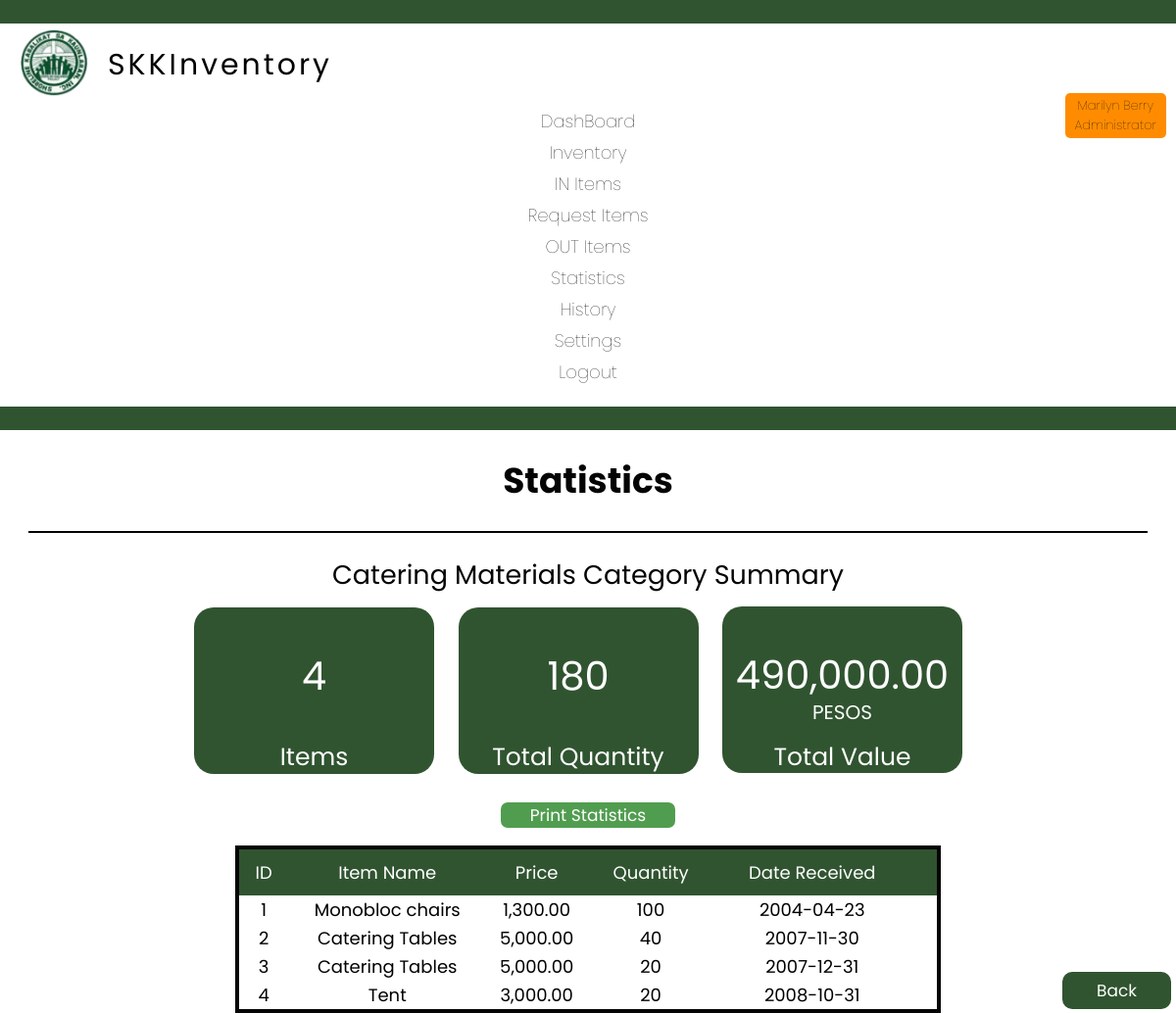
The app's page /statistics_category.php?category=Catering Materials (signed in), older data.
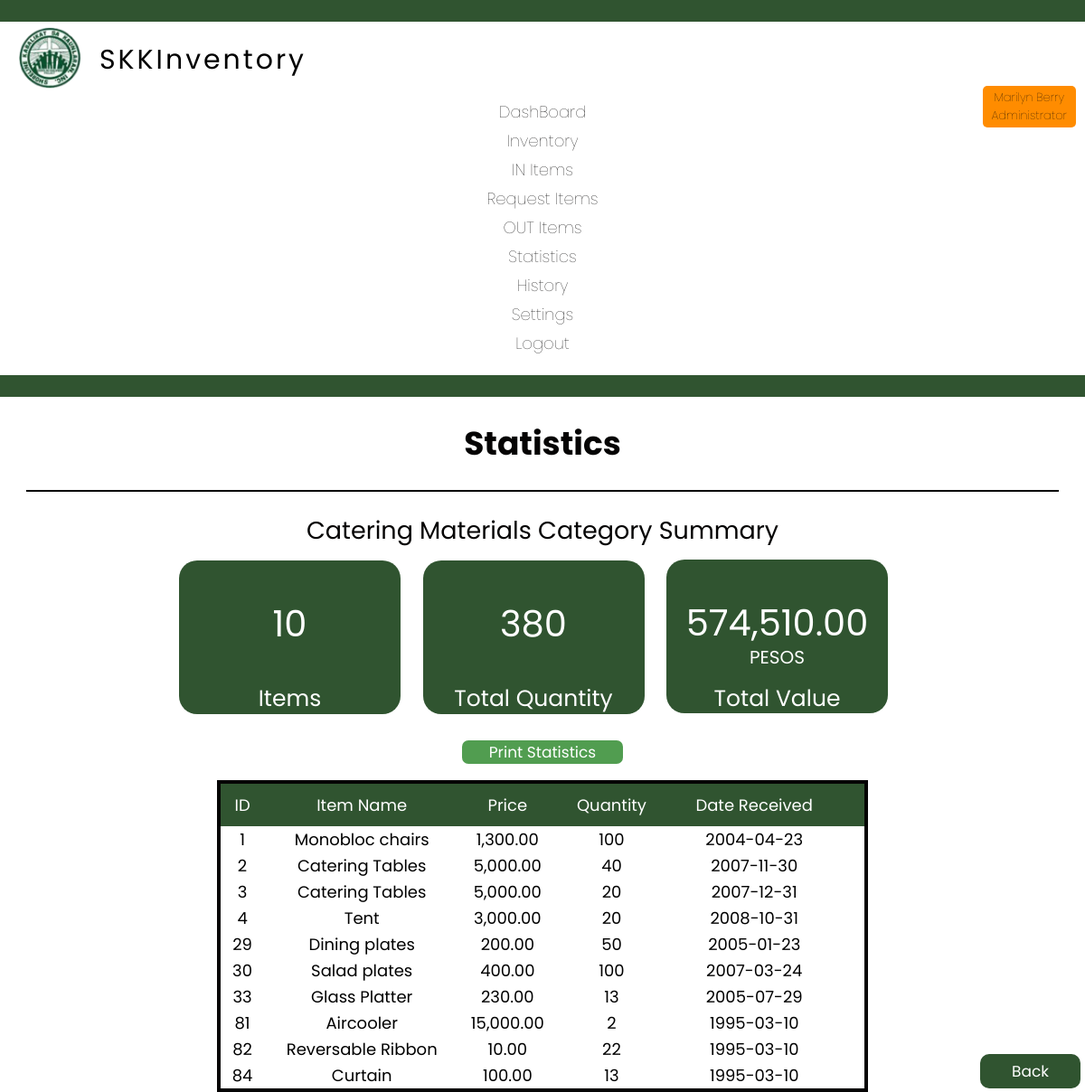
The same page, newer data.
### tables this page shows
CREATE TABLE `inventory` (
  `id` int(10) NOT NULL AUTO_INCREMENT,
  `product_name` varchar(100) NOT NULL,
  `category` varchar(30) NOT NULL,
  `price` int(20) NOT NULL,
  `unit` varchar(20) NOT NULL,
  `quantity` int(11) NOT NULL,
  `condition_new` int(10) NOT NULL,
  `condition_good` int(10) NOT NULL,
  `condition_bad` int(10) NOT NULL,
  `brand` varchar(50) NOT NULL,
  `color` varchar(20) NOT NULL,
  `size` varchar(20) NOT NULL,
  `shape` varchar(20) NOT NULL,
  `life` varchar(20) NOT NULL,
  `total` int(20) NOT NULL,
  `user` varchar(100) NOT NULL,
  `date` date NOT NULL,
  `building` int(20) NOT NULL,
  `floor` int(11) NOT NULL,
  `room` int(20) NOT NULL,
  `remarks` varchar(1000) NOT NULL,
  PRIMARY KEY (`id`)
);

### statistics_category.php (the view, shortened to what this page needs)
<?php
include 'connect.php';
if ($_SERVER["REQUEST_METHOD"] == "GET" && isset($_GET['category'])) {
    $category = $_GET['category'];
    $sql = "SELECT
    COUNT(DISTINCT id) AS 'Total Number of ID',
    SUM(quantity) AS 'Sum of Quantity',
    FORMAT(SUM(total), 2) AS 'Sum of Total'
FROM
    inventory WHERE category = '$category'";
    $result = $conn->query($sql);
    if ($result->num_rows > 0) {
        while ($row = $result->fetch_assoc()) {
            $totalitem = $row["Total Number of ID"];
            $sumquantity = $row["Sum of Quantity"];
            $sumtotal = $row["Sum of Total"];
        }
    }
}
$recordsPerPage = 25;
$page = isset($_GET['page1']) ? $_GET['page1'] : 1;
$offset = ($page - 1) * $recordsPerPage;
$sql1 = "SELECT id, product_name, FORMAT(price, 2), quantity, total, date FROM inventory WHERE category = '$category' LIMIT $recordsPerPage OFFSET $offset";
$result1 = mysqli_query($conn, $sql1);
?>
<!DOCTYPE html>
<html lang="en">
<head>
    <link rel="stylesheet" href="css/footer.css">
    <link rel="stylesheet" href="css/inventory.css">
    <link rel="stylesheet" href="css/statistics.css">
    <?php
    $username = $_SESSION['username'];
    if ($_SESSION['username']) {
        if ($username == 'superadmin1' || $username == 'superadmin2') {
            include 'header_superadmin.php';
        } else if ($username == 'admin') {
            include 'header_admin.php';
        } else {
            include 'header.php';
        }
    } else {
        header("Location: index.php");
    } ?>
</head>
<body>
    <h1 class="font dashboard">Statistics</h1>
    <hr class="dashhr">
    <h2 class="font edit"><?php echo $category; ?> Category Summary</h2>
    <div class="statisticspos edit centered-container">
        <div class="statisticspos">
            <div class="statistics1" style="display:inline-block; margin-right:20px;">
                <h2 class="font2"><?php echo $totalitem; ?></h2>
                <h4 class="font3">Items</h4>
            </div>
            <div class="statistics1" style="display:inline-block; margin-right:20px;">
                <h2 class="font2"><?php echo $sumquantity; ?></h2>
                <h4 class="font3">Total Quantity</h4>
            </div>
            <div class="statistics1" style="display:inline-block; margin-right:20px;">
                <h2 class="font2"><?php echo $sumtotal; ?></h2>
                <h5 class="font5">PESOS</h5>
                <h4 class="font6">Total Value</h4>
            </div>
        </div>
    </div>
    <div class="edit">
        <button id="btn-print-this" class="button" style="margin-top: 40px; margin-bottom: -40px;">Print Statistics</button>
    </div>
    <table border=" 1">
        <tr>
            <th>ID</th>
            <th>Item Name</th>
            <th>Price</th>
            <th>Quantity</th>
            <th>Date Received</th>
            <th></th>
        </tr>
        <?php
        if ($result1->num_rows > 0) {
            while ($row1 = $result1->fetch_assoc()) {
                echo '<tr>';
                echo '<td>' . $row1['id'] . '</td>';
                echo '<td>' . $row1['product_name'] . '</td>';
                echo '<td>' . $row1['FORMAT(price, 2)'] . '</td>';
                echo '<td>' . $row1['quantity'] . '</td>';
                echo '<td>' . $row1['date'] . '</td>';
                echo '</tr>';
            }
        }
        ?>
    </table>
    <div class="backpos">
        <footer>
            <a style="text-decoration:none" href="statistics.php" class="back">Back</a>
        </footer>
    </div>
</body>
</html>

### header_admin.php (shortened to what this page needs)
<link rel="stylesheet" href="css/header.css">
<link rel="stylesheet" href="css/responsive.css">
<header>
    <hr class="hr1">
    <a href="dashboard.php"><img class="logo" src="images/logo1.png" alt="logo"></a>
    <div class="title">
        <h1>SKKInventory</h1><br>
    </div>
    <div class="menupos">
        <a href="dashboard.php" class="menu">DashBoard</a>
        <a href="inventory.php" class="menu">Inventory</a>
        <a href="add.php" class="menu">IN Items</a>
        <a href="request.php" class="menu ">Request Items</a>
        <a href="out.php" class="menu">OUT Items</a>
        <a href="statistics.php" class="menu">Statistics</a>
        <a href="history.php" class="menu">History</a>
        <a href="settings.php" class="menu">Settings</a>
        <a href="logout.php" class="menu">Logout</a>
        <?php
         $handler = $_SESSION['handler'];
         $position = $_SESSION['position'];
         echo '<div class="highlighted-code" style="position: absolute; right: 0; margin-top: -15px; margin-right: 10px;"><div class="fonttitle menu1" style="text-align: center; margin-right: 0px; margin-bottom: -7px;">' . $handler . '<br>' . $position . '<span></div></div>';
         ?>
    </div>
    <hr class="hr2">
</header>

### css/footer.css (style rules this page uses)
.back { padding-top: 7px; padding-bottom: 7px; padding-left: 35px; padding-right: 35px; background-color: #305430; color: #ffffff; border: none; border-radius: 10px; cursor: pointer; font-family: "Poppins"; font-size: 17px; text-align: center; }
.backpos { position: fixed; bottom: 0; right: 0; margin-bottom: 10px; margin-right: 5px; }

### css/inventory.css (style rules this page uses)
table { margin-top: 20px; margin-left: auto; margin-right: auto; margin-bottom: 20px; text-align: center; width: 95%; font-family: "Poppins"; border-collapse: collapse; border: #050404 4px solid; }
td, th { border: none; }
th { background-color: #305430; padding: 10px; color: white; font-weight: normal; }
.font { font-family: "Poppins"; font-weight: normal; color: #050404; }
.dashboard { text-align: center; font-weight: bold; }
.dashhr { border: 1px solid; width: 95%; margin: auto; }
.button { padding-top: 0.001px; padding-bottom: 0.001px; padding-left: 30px; padding-right: 30px; background-color: #519d50; color: #ffffff; border: none; border-radius: 7px; cursor: pointer; font-family: "Poppins"; font-size: 17px; text-align: center; }
.edit { text-align: center; }
.statisticspos { margin-top: -10px; }
.centered-container { justify-content: center; align-items: center; height: 20vh; }
.font2 { font-size: 40px; margin-top: 30px; font-family: "Poppins"; font-weight: normal; color: #ffffff; }
.font3 { font-size: 25px; margin-top: 10px; font-family: "Poppins"; font-weight: normal; color: #ffffff; }
.font5 { font-size: 20px; margin-top: -40px; font-family: "Poppins"; font-weight: normal; color: #ffffff; }
.font6 { font-size: 25px; margin-top: -22px; font-family: "Poppins"; font-weight: normal; color: #ffffff; }
.statistics1 { padding-top: 10px; padding-bottom: 10px; padding-left: 10px; padding-right: 10px; background-color: #305430; color: #ffffff; border: none; border-radius: 20px; width: 225px; height: 150px; font-family: "Poppins"; text-align: center; }

### css/statistics.css (style rules this page uses)
table { top: 10%; margin-right: auto; margin-bottom: 20px; text-align: center; width: 60%; font-family: "Poppins"; border-collapse: collapse; border: #050404 4px solid; }
td, th { border: none; }
th { background-color: #305430; padding: 10px; color: white; font-weight: normal; }

### css/header.css (style rules this page uses)
body { margin: 0; padding: 0; }
header a { color: #fff; text-decoration: none; margin-right: 10px; }
.hr1, .hr2 { box-sizing: border-box; border: 12px solid #305430; width: 100%; margin: 0; padding: 0; }
.hr2 { margin-top: 17px; }
.logo { margin-left: 20px; height: 70px; margin-top: 5px; }
.fonttitle { font-family: "Poppins"; font-weight: normal; color: #050404; font-size: 13px; }
.title h1 { font-family: "Poppins"; font-size: 30px; margin-left: 110px; margin-top: -60px; margin-bottom: 0%; letter-spacing: 3px; font-weight: normal; }
.menupos { display: flex; margin-top: -55px; margin-bottom: 0%; margin-left: 370px; }
.menu { margin-right: 25px; font-family: "Poppins"; font-weight: lighter; color: #050404; }
.menu1 { margin-right: 25px; margin-top: -7px; font-family: "Poppins"; font-weight: lighter; color: #050404; }
@media screen and (max-width: 1215px) { .menupos { flex-direction: column; margin-top: 0; margin-left: 0; } }
@media screen and (max-width: 1215px) { .menu { display: block; width: 100%; text-align: center; margin-bottom: 5px; } }

### css/responsive.css (style rules this page uses)
@media only screen and (min-width: 1025px) { body { font-size: 18px; width: auto; height: 97.8vh; } }

### header_admin.php (style rules this page uses)
.highlighted-code { background-color: #FF8C00; padding: 10px; border-radius: 5px; display: inline-block; }

Row changes from the older to the newer data that the page shows:
added inventory: id "29", product_name "Dining plates", FORMAT "200.00", quantity "50", date "2005-01-23"
added inventory: id "30", product_name "Salad plates", FORMAT "400.00", quantity "100", date "2007-03-24"
added inventory: id "33", product_name "Glass Platter", FORMAT "230.00", quantity "13", date "2005-07-29"
added inventory: id "81", product_name "Aircooler", FORMAT "15,000.00", quantity "2", date "1995-03-10"
added inventory: id "82", product_name "Reversable Ribbon", FORMAT "10.00", quantity "22", date "1995-03-10"
added inventory: id "84", product_name "Curtain", FORMAT "100.00", quantity "13", date "1995-03-10"
Text that changed along with them:
$totalitem: "4" → "10"
$sumquantity: "180" → "380"
$sumtotal: "490,000.00" → "574,510.00"
